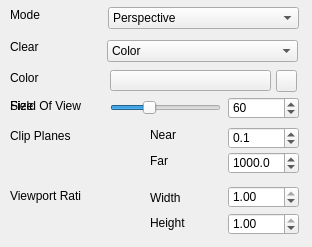
<?xml version="1.0" encoding="UTF-8"?>
<ui version="4.0">
 <class>PropertiesCamera</class>
 <widget class="QWidget" name="PropertiesCamera">
  <property name="geometry">
   <rect>
    <x>0</x>
    <y>0</y>
    <width>312</width>
    <height>247</height>
   </rect>
  </property>
  <property name="sizePolicy">
   <sizepolicy hsizetype="Preferred" vsizetype="Preferred">
    <horstretch>0</horstretch>
    <verstretch>0</verstretch>
   </sizepolicy>
  </property>
  <property name="minimumSize">
   <size>
    <width>0</width>
    <height>0</height>
   </size>
  </property>
  <property name="windowTitle">
   <string>Form</string>
  </property>
  <widget class="QLabel" name="labelMode">
   <property name="geometry">
    <rect>
     <x>10</x>
     <y>7</y>
     <width>41</width>
     <height>16</height>
    </rect>
   </property>
   <property name="text">
    <string>Mode</string>
   </property>
  </widget>
  <widget class="QComboBox" name="comboBoxMode">
   <property name="geometry">
    <rect>
     <x>108</x>
     <y>7</y>
     <width>191</width>
     <height>22</height>
    </rect>
   </property>
   <item>
    <property name="text">
     <string>Perspective</string>
    </property>
   </item>
   <item>
    <property name="text">
     <string>Orthographic</string>
    </property>
   </item>
  </widget>
  <widget class="QLabel" name="labelFieldOfView">
   <property name="geometry">
    <rect>
     <x>10</x>
     <y>98</y>
     <width>71</width>
     <height>16</height>
    </rect>
   </property>
   <property name="text">
    <string>Field Of View</string>
   </property>
  </widget>
  <widget class="QSlider" name="horizontalSliderFieldOfView">
   <property name="geometry">
    <rect>
     <x>110</x>
     <y>98</y>
     <width>111</width>
     <height>20</height>
    </rect>
   </property>
   <property name="minimum">
    <number>1</number>
   </property>
   <property name="maximum">
    <number>179</number>
   </property>
   <property name="value">
    <number>60</number>
   </property>
   <property name="orientation">
    <enum>Qt::Horizontal</enum>
   </property>
  </widget>
  <widget class="QSpinBox" name="spinBoxFieldOfView">
   <property name="geometry">
    <rect>
     <x>228</x>
     <y>97</y>
     <width>71</width>
     <height>22</height>
    </rect>
   </property>
   <property name="minimum">
    <number>1</number>
   </property>
   <property name="maximum">
    <number>179</number>
   </property>
   <property name="singleStep">
    <number>5</number>
   </property>
   <property name="value">
    <number>60</number>
   </property>
   <property name="displayIntegerBase">
    <number>10</number>
   </property>
  </widget>
  <widget class="QLabel" name="labelClipPlanes">
   <property name="geometry">
    <rect>
     <x>10</x>
     <y>128</y>
     <width>81</width>
     <height>16</height>
    </rect>
   </property>
   <property name="text">
    <string>Clip Planes</string>
   </property>
  </widget>
  <widget class="QLabel" name="labelNearPlane">
   <property name="geometry">
    <rect>
     <x>150</x>
     <y>127</y>
     <width>31</width>
     <height>16</height>
    </rect>
   </property>
   <property name="text">
    <string>Near</string>
   </property>
  </widget>
  <widget class="QDoubleSpinBox" name="doubleSpinBoxNearPlane">
   <property name="geometry">
    <rect>
     <x>228</x>
     <y>127</y>
     <width>71</width>
     <height>22</height>
    </rect>
   </property>
   <property name="decimals">
    <number>1</number>
   </property>
   <property name="maximum">
    <double>100000.000000000000000</double>
   </property>
   <property name="singleStep">
    <double>10.000000000000000</double>
   </property>
   <property name="value">
    <double>0.100000000000000</double>
   </property>
  </widget>
  <widget class="QLabel" name="labelFarPlane">
   <property name="geometry">
    <rect>
     <x>150</x>
     <y>153</y>
     <width>31</width>
     <height>16</height>
    </rect>
   </property>
   <property name="text">
    <string>Far</string>
   </property>
  </widget>
  <widget class="QDoubleSpinBox" name="doubleSpinBoxFarPlane">
   <property name="geometry">
    <rect>
     <x>228</x>
     <y>152</y>
     <width>71</width>
     <height>22</height>
    </rect>
   </property>
   <property name="decimals">
    <number>1</number>
   </property>
   <property name="maximum">
    <double>100000.000000000000000</double>
   </property>
   <property name="value">
    <double>1000.000000000000000</double>
   </property>
  </widget>
  <widget class="QLabel" name="labelViewportRatio">
   <property name="geometry">
    <rect>
     <x>10</x>
     <y>188</y>
     <width>71</width>
     <height>16</height>
    </rect>
   </property>
   <property name="text">
    <string>Viewport Ratio</string>
   </property>
  </widget>
  <widget class="QLabel" name="labelViewportScaleWidth">
   <property name="geometry">
    <rect>
     <x>150</x>
     <y>191</y>
     <width>47</width>
     <height>14</height>
    </rect>
   </property>
   <property name="text">
    <string>Width</string>
   </property>
  </widget>
  <widget class="QDoubleSpinBox" name="doubleSpinBoxViewportWidth">
   <property name="geometry">
    <rect>
     <x>228</x>
     <y>186</y>
     <width>71</width>
     <height>22</height>
    </rect>
   </property>
   <property name="maximum">
    <double>1.000000000000000</double>
   </property>
   <property name="singleStep">
    <double>0.250000000000000</double>
   </property>
   <property name="value">
    <double>1.000000000000000</double>
   </property>
  </widget>
  <widget class="QLabel" name="labelViewportScaleHeight">
   <property name="geometry">
    <rect>
     <x>150</x>
     <y>216</y>
     <width>47</width>
     <height>14</height>
    </rect>
   </property>
   <property name="text">
    <string>Height</string>
   </property>
  </widget>
  <widget class="QDoubleSpinBox" name="doubleSpinBoxViewportHeight">
   <property name="geometry">
    <rect>
     <x>228</x>
     <y>213</y>
     <width>71</width>
     <height>22</height>
    </rect>
   </property>
   <property name="minimum">
    <double>0.000000000000000</double>
   </property>
   <property name="maximum">
    <double>1.000000000000000</double>
   </property>
   <property name="singleStep">
    <double>0.250000000000000</double>
   </property>
   <property name="value">
    <double>1.000000000000000</double>
   </property>
  </widget>
  <widget class="QLabel" name="label">
   <property name="geometry">
    <rect>
     <x>10</x>
     <y>40</y>
     <width>47</width>
     <height>14</height>
    </rect>
   </property>
   <property name="text">
    <string>Clear</string>
   </property>
  </widget>
  <widget class="QComboBox" name="comboBoxClear">
   <property name="geometry">
    <rect>
     <x>107</x>
     <y>40</y>
     <width>191</width>
     <height>22</height>
    </rect>
   </property>
   <item>
    <property name="text">
     <string>Color</string>
    </property>
   </item>
   <item>
    <property name="text">
     <string>Sky</string>
    </property>
   </item>
   <item>
    <property name="text">
     <string>Depth Only</string>
    </property>
   </item>
   <item>
    <property name="text">
     <string>Nothing</string>
    </property>
   </item>
  </widget>
  <widget class="QLabel" name="labelColor">
   <property name="geometry">
    <rect>
     <x>10</x>
     <y>70</y>
     <width>81</width>
     <height>16</height>
    </rect>
   </property>
   <property name="text">
    <string>Color</string>
   </property>
  </widget>
  <widget class="QToolButton" name="toolButtonColor">
   <property name="geometry">
    <rect>
     <x>110</x>
     <y>70</y>
     <width>161</width>
     <height>21</height>
    </rect>
   </property>
   <property name="autoFillBackground">
    <bool>true</bool>
   </property>
   <property name="text">
    <string/>
   </property>
   <property name="iconSize">
    <size>
     <width>180</width>
     <height>16</height>
    </size>
   </property>
  </widget>
  <widget class="QPushButton" name="pushButtonColorEyeDropper">
   <property name="geometry">
    <rect>
     <x>276</x>
     <y>70</y>
     <width>21</width>
     <height>22</height>
    </rect>
   </property>
   <property name="text">
    <string/>
   </property>
   <property name="icon">
    <iconset resource="../gameplay-editor.qrc">
     <normaloff>:/res/images/eyedropper.png</normaloff>:/res/images/eyedropper.png</iconset>
   </property>
  </widget>
  <widget class="QLabel" name="labelSize">
   <property name="geometry">
    <rect>
     <x>10</x>
     <y>98</y>
     <width>31</width>
     <height>16</height>
    </rect>
   </property>
   <property name="text">
    <string>Size</string>
   </property>
  </widget>
  <widget class="QDoubleSpinBox" name="doubleSpinBoxSize">
   <property name="geometry">
    <rect>
     <x>228</x>
     <y>97</y>
     <width>71</width>
     <height>22</height>
    </rect>
   </property>
   <property name="maximum">
    <double>10000.000000000000000</double>
   </property>
  </widget>
  <zorder>labelSize</zorder>
  <zorder>doubleSpinBoxSize</zorder>
  <zorder>labelMode</zorder>
  <zorder>comboBoxMode</zorder>
  <zorder>labelFieldOfView</zorder>
  <zorder>horizontalSliderFieldOfView</zorder>
  <zorder>spinBoxFieldOfView</zorder>
  <zorder>labelClipPlanes</zorder>
  <zorder>labelNearPlane</zorder>
  <zorder>doubleSpinBoxNearPlane</zorder>
  <zorder>labelFarPlane</zorder>
  <zorder>doubleSpinBoxFarPlane</zorder>
  <zorder>labelViewportRatio</zorder>
  <zorder>labelViewportScaleWidth</zorder>
  <zorder>doubleSpinBoxViewportWidth</zorder>
  <zorder>labelViewportScaleHeight</zorder>
  <zorder>doubleSpinBoxViewportHeight</zorder>
  <zorder>label</zorder>
  <zorder>comboBoxClear</zorder>
  <zorder>labelColor</zorder>
  <zorder>toolButtonColor</zorder>
  <zorder>pushButtonColorEyeDropper</zorder>
 </widget>
 <resources>
  <include location="../gameplay-editor.qrc"/>
 </resources>
 <connections/>
</ui>
